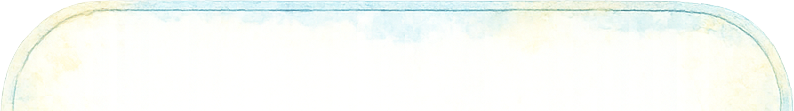
#> input picture frontend-user/src/assets/illustrations/paper-top.png, 794 x 111 px
$ python -i generate_paper_slices.py   (imports and definitions only)
#> lines starting #> are read from the running program, lines starting #| are printed output that depends on the picture
import os
from PIL import Image

def slice_button(image_path, output_dir):
    """
    Slices a pill-shaped button image into Top, Center, and Bottom parts
    for vertical resizing (sliding doors technique).
    """
#> called with output_dir = 'out.png'
    if not os.path.exists(image_path):
        print(f"Error: Source image not found at {image_path}")
        return

    try:
        img = Image.open(image_path)
#> img is the input picture: PIL image 794x111 RGBA; mean R, G, B, A 233.6, 237.2, 232.5, 238
        w, h = img.size
#> w = 794; h = 111
        print(f"Processing image: {w}x{h}")
#| Processing image: 794x111

        # Calculate split points
        # Top section: ~40% of height to capture the top curve
        slice_height = int(h * 0.4)
#> slice_height = 44

        # Center section: small 10px strip from the middle
        # This assumes the button has a vertically straight middle section
        center_y = h // 2
#> center_y = 55
        center_half_height = 5

        # Crops
        # (left, top, right, bottom)
        top_img = img.crop((0, 0, w, slice_height))
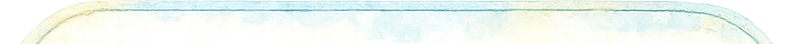
#> top_img: PIL image 794x44 RGBA; mean R, G, B, A 209.9, 218.2, 213.1, 220.8; transparent parts drawn white

        center_img = img.crop((0, center_y - center_half_height, w, center_y + center_half_height))

        bottom_img = img.crop((0, h - slice_height, w, h))
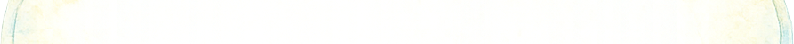
#> bottom_img: PIL image 794x44 RGBA; mean R, G, B, A 251.5, 252.1, 248, 251.8; transparent parts drawn white

        # Ensure output directory exists
        if not os.path.exists(output_dir):
            os.makedirs(output_dir)

        # Save files
        top_path = os.path.join(output_dir, "paper-top.png")
        center_path = os.path.join(output_dir, "paper-center.png")
        bottom_path = os.path.join(output_dir, "paper-bottom.png")

        top_img.save(top_path, format="PNG")
        center_img.save(center_path, format="PNG")
        bottom_img.save(bottom_path, format="PNG")

        print(f"Success! Slices saved to {output_dir}:")
        print(f"- {top_path}")
        print(f"- {center_path}")
        print(f"- {bottom_path}")

    except Exception as e:
        print(f"Error processing image: {e}")

# [14 lines not run here, left out]

>>> result = slice_button('../src/assets/illustrations/paper-top.png', 'out.png')

$ run again, on frontend-user/src/assets/illustrations/arch.png
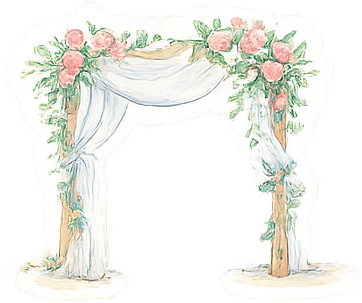
#> input picture frontend-user/src/assets/illustrations/arch.png, 362 x 303 px
#> in slice_button, img is the input picture: PIL image 362x303 RGBA; mean R, G, B, A 136.3, 136.4, 130.3, 137.2
#| Processing image: 362x303
#> in slice_button, `top_img = img.crop((0, 0, w, slice_height))`:
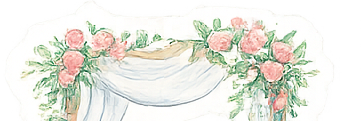
#> top_img: PIL image 362x121 RGBA; mean R, G, B, A 179.1, 179.6, 171.2, 192; transparent parts drawn white
#> in slice_button, `bottom_img = img.crop((0, h - slice_height, w, h))`:
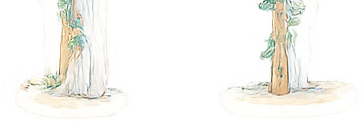
#> bottom_img: PIL image 362x121 RGBA; mean R, G, B, A 107.8, 106.8, 101.6, 96.8; transparent parts drawn white

$ run again, on frontend-user/src/assets/illustrations/chest.png
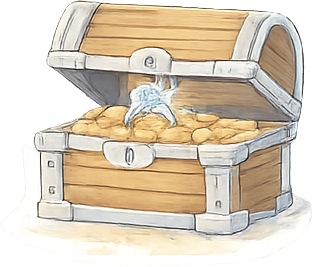
#> input picture frontend-user/src/assets/illustrations/chest.png, 314 x 267 px
#> in slice_button, img is the input picture: PIL image 314x267 RGBA; mean R, G, B, A 163.6, 151.3, 132.5, 197.2
#| Processing image: 314x267
#> in slice_button, `top_img = img.crop((0, 0, w, slice_height))`:
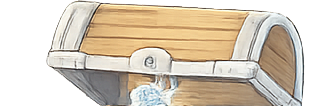
#> top_img: PIL image 314x106 RGBA; mean R, G, B, A 140.7, 128.6, 110.8, 179.8; transparent parts drawn white
#> in slice_button, `bottom_img = img.crop((0, h - slice_height, w, h))`:
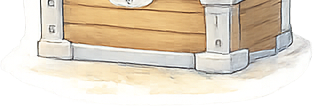
#> bottom_img: PIL image 314x106 RGBA; mean R, G, B, A 188.5, 176.4, 158.4, 213.5; transparent parts drawn white

$ run again, on frontend-user/src/assets/illustrations/dress.png
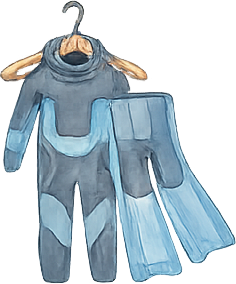
#> input picture frontend-user/src/assets/illustrations/dress.png, 236 x 284 px
#> in slice_button, img is the input picture: PIL image 236x284 RGBA; mean R, G, B, A 67.6, 83, 91.6, 131.4
#| Processing image: 236x284
#> in slice_button, `top_img = img.crop((0, 0, w, slice_height))`:
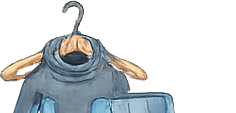
#> top_img: PIL image 236x113 RGBA; mean R, G, B, A 44.2, 48.5, 50.7, 85; transparent parts drawn white
#> in slice_button, `bottom_img = img.crop((0, h - slice_height, w, h))`:
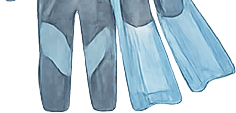
#> bottom_img: PIL image 236x113 RGBA; mean R, G, B, A 81.5, 103.8, 116.2, 154.6; transparent parts drawn white
